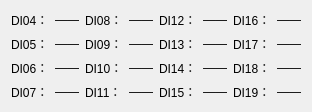
          <widget class="QWidget" name="tab">
           <attribute name="title">
            <string>数字量输入</string>
           </attribute>
           <layout class="QGridLayout" name="gridLayout_7">
            <property name="sizeConstraint">
             <enum>QLayout::SetDefaultConstraint</enum>
            </property>
            <item row="3" column="7">
             <widget class="QLabel" name="LB_DI19">
              <property name="text">
               <string>——</string>
              </property>
              <property name="alignment">
               <set>Qt::AlignCenter</set>
              </property>
             </widget>
            </item>
            <item row="0" column="6">
             <widget class="QLabel" name="label_90">
              <property name="sizePolicy">
               <sizepolicy hsizetype="Fixed" vsizetype="Preferred">
                <horstretch>0</horstretch>
                <verstretch>0</verstretch>
               </sizepolicy>
              </property>
              <property name="text">
               <string>DI16：</string>
              </property>
             </widget>
            </item>
            <item row="0" column="2">
             <widget class="QLabel" name="label_87">
              <property name="sizePolicy">
               <sizepolicy hsizetype="Fixed" vsizetype="Preferred">
                <horstretch>0</horstretch>
                <verstretch>0</verstretch>
               </sizepolicy>
              </property>
              <property name="text">
               <string>DI08：</string>
              </property>
             </widget>
            </item>
            <item row="1" column="0">
             <widget class="QLabel" name="label_75">
              <property name="sizePolicy">
               <sizepolicy hsizetype="Fixed" vsizetype="Preferred">
                <horstretch>0</horstretch>
                <verstretch>0</verstretch>
               </sizepolicy>
              </property>
              <property name="text">
               <string>DI05：</string>
              </property>
             </widget>
            </item>
            <item row="0" column="1">
             <widget class="QLabel" name="LB_DI04">
              <property name="text">
               <string>——</string>
              </property>
              <property name="alignment">
               <set>Qt::AlignCenter</set>
              </property>
             </widget>
            </item>
            <item row="0" column="4">
             <widget class="QLabel" name="label_92">
              <property name="sizePolicy">
               <sizepolicy hsizetype="Fixed" vsizetype="Preferred">
                <horstretch>0</horstretch>
                <verstretch>0</verstretch>
               </sizepolicy>
              </property>
              <property name="text">
               <string>DI12：</string>
              </property>
             </widget>
            </item>
            <item row="1" column="1">
             <widget class="QLabel" name="LB_DI05">
              <property name="text">
               <string>——</string>
              </property>
              <property name="alignment">
               <set>Qt::AlignCenter</set>
              </property>
             </widget>
            </item>
            <item row="0" column="0">
             <widget class="QLabel" name="label_74">
              <property name="sizePolicy">
               <sizepolicy hsizetype="Fixed" vsizetype="Preferred">
                <horstretch>0</horstretch>
                <verstretch>0</verstretch>
               </sizepolicy>
              </property>
              <property name="text">
               <string>DI04：</string>
              </property>
             </widget>
            </item>
            <item row="0" column="3">
             <widget class="QLabel" name="LB_DI08">
              <property name="text">
               <string>——</string>
              </property>
              <property name="alignment">
               <set>Qt::AlignCenter</set>
              </property>
             </widget>
            </item>
            <item row="1" column="2">
             <widget class="QLabel" name="label_86">
              <property name="sizePolicy">
               <sizepolicy hsizetype="Fixed" vsizetype="Preferred">
                <horstretch>0</horstretch>
                <verstretch>0</verstretch>
               </sizepolicy>
              </property>
              <property name="text">
               <string>DI09：</string>
              </property>
             </widget>
            </item>
            <item row="3" column="0">
             <widget class="QLabel" name="label_80">
              <property name="sizePolicy">
               <sizepolicy hsizetype="Fixed" vsizetype="Preferred">
                <horstretch>0</horstretch>
                <verstretch>0</verstretch>
               </sizepolicy>
              </property>
              <property name="text">
               <string>DI07：</string>
              </property>
             </widget>
            </item>
            <item row="2" column="0">
             <widget class="QLabel" name="label_77">
              <property name="sizePolicy">
               <sizepolicy hsizetype="Fixed" vsizetype="Preferred">
                <horstretch>0</horstretch>
                <verstretch>0</verstretch>
               </sizepolicy>
              </property>
              <property name="text">
               <string>DI06：</string>
              </property>
             </widget>
            </item>
            <item row="2" column="2">
             <widget class="QLabel" name="label_82">
              <property name="sizePolicy">
               <sizepolicy hsizetype="Fixed" vsizetype="Preferred">
                <horstretch>0</horstretch>
                <verstretch>0</verstretch>
               </sizepolicy>
              </property>
              <property name="text">
               <string>DI10：</string>
              </property>
             </widget>
            </item>
            <item row="3" column="1">
             <widget class="QLabel" name="LB_DI07">
              <property name="text">
               <string>——</string>
              </property>
              <property name="alignment">
               <set>Qt::AlignCenter</set>
              </property>
             </widget>
            </item>
            <item row="2" column="1">
             <widget class="QLabel" name="LB_DI06">
              <property name="text">
               <string>——</string>
              </property>
              <property name="alignment">
               <set>Qt::AlignCenter</set>
              </property>
             </widget>
            </item>
            <item row="0" column="5">
             <widget class="QLabel" name="LB_DI12">
              <property name="text">
               <string>——</string>
              </property>
              <property name="alignment">
               <set>Qt::AlignCenter</set>
              </property>
             </widget>
            </item>
            <item row="0" column="7">
             <widget class="QLabel" name="LB_DI16">
              <property name="text">
               <string>——</string>
              </property>
              <property name="alignment">
               <set>Qt::AlignCenter</set>
              </property>
             </widget>
            </item>
            <item row="3" column="4">
             <widget class="QLabel" name="label_93">
              <property name="sizePolicy">
               <sizepolicy hsizetype="Fixed" vsizetype="Preferred">
                <horstretch>0</horstretch>
                <verstretch>0</verstretch>
               </sizepolicy>
              </property>
              <property name="text">
               <string>DI15：</string>
              </property>
             </widget>
            </item>
            <item row="3" column="6">
             <widget class="QLabel" name="label_94">
              <property name="sizePolicy">
               <sizepolicy hsizetype="Fixed" vsizetype="Preferred">
                <horstretch>0</horstretch>
                <verstretch>0</verstretch>
               </sizepolicy>
              </property>
              <property name="text">
               <string>DI19：</string>
              </property>
             </widget>
            </item>
            <item row="3" column="5">
             <widget class="QLabel" name="LB_DI15">
              <property name="text">
               <string>——</string>
              </property>
              <property name="alignment">
               <set>Qt::AlignCenter</set>
              </property>
             </widget>
            </item>
            <item row="3" column="2">
             <widget class="QLabel" name="label_81">
              <property name="sizePolicy">
               <sizepolicy hsizetype="Fixed" vsizetype="Preferred">
                <horstretch>0</horstretch>
                <verstretch>0</verstretch>
               </sizepolicy>
              </property>
              <property name="text">
               <string>DI11：</string>
              </property>
             </widget>
            </item>
            <item row="3" column="3">
             <widget class="QLabel" name="LB_DI11">
              <property name="text">
               <string>——</string>
              </property>
              <property name="alignment">
               <set>Qt::AlignCenter</set>
              </property>
             </widget>
            </item>
            <item row="1" column="3">
             <widget class="QLabel" name="LB_DI09">
              <property name="text">
               <string>——</string>
              </property>
              <property name="alignment">
               <set>Qt::AlignCenter</set>
              </property>
             </widget>
            </item>
            <item row="1" column="4">
             <widget class="QLabel" name="label_97">
              <property name="sizePolicy">
               <sizepolicy hsizetype="Fixed" vsizetype="Preferred">
                <horstretch>0</horstretch>
                <verstretch>0</verstretch>
               </sizepolicy>
              </property>
              <property name="text">
               <string>DI13：</string>
              </property>
             </widget>
            </item>
            <item row="1" column="6">
             <widget class="QLabel" name="label_98">
              <property name="sizePolicy">
               <sizepolicy hsizetype="Fixed" vsizetype="Preferred">
                <horstretch>0</horstretch>
                <verstretch>0</verstretch>
               </sizepolicy>
              </property>
              <property name="text">
               <string>DI17：</string>
              </property>
             </widget>
            </item>
            <item row="1" column="5">
             <widget class="QLabel" name="LB_DI13">
              <property name="text">
               <string>——</string>
              </property>
              <property name="alignment">
               <set>Qt::AlignCenter</set>
              </property>
             </widget>
            </item>
            <item row="1" column="7">
             <widget class="QLabel" name="LB_DI17">
              <property name="text">
               <string>——</string>
              </property>
              <property name="alignment">
               <set>Qt::AlignCenter</set>
              </property>
             </widget>
            </item>
            <item row="2" column="3">
             <widget class="QLabel" name="LB_DI10">
              <property name="text">
               <string>——</string>
              </property>
              <property name="alignment">
               <set>Qt::AlignCenter</set>
              </property>
             </widget>
            </item>
            <item row="2" column="4">
             <widget class="QLabel" name="label_101">
              <property name="sizePolicy">
               <sizepolicy hsizetype="Fixed" vsizetype="Preferred">
                <horstretch>0</horstretch>
                <verstretch>0</verstretch>
               </sizepolicy>
              </property>
              <property name="text">
               <string>DI14：</string>
              </property>
             </widget>
            </item>
            <item row="2" column="5">
             <widget class="QLabel" name="LB_DI14">
              <property name="text">
               <string>——</string>
              </property>
              <property name="alignment">
               <set>Qt::AlignCenter</set>
              </property>
             </widget>
            </item>
            <item row="2" column="7">
             <widget class="QLabel" name="LB_DI18">
              <property name="text">
               <string>——</string>
              </property>
              <property name="alignment">
               <set>Qt::AlignCenter</set>
              </property>
             </widget>
            </item>
            <item row="2" column="6">
             <widget class="QLabel" name="label_104">
              <property name="sizePolicy">
               <sizepolicy hsizetype="Fixed" vsizetype="Preferred">
                <horstretch>0</horstretch>
                <verstretch>0</verstretch>
               </sizepolicy>
              </property>
              <property name="text">
               <string>DI18：</string>
              </property>
             </widget>
            </item>
           </layout>
          </widget>
